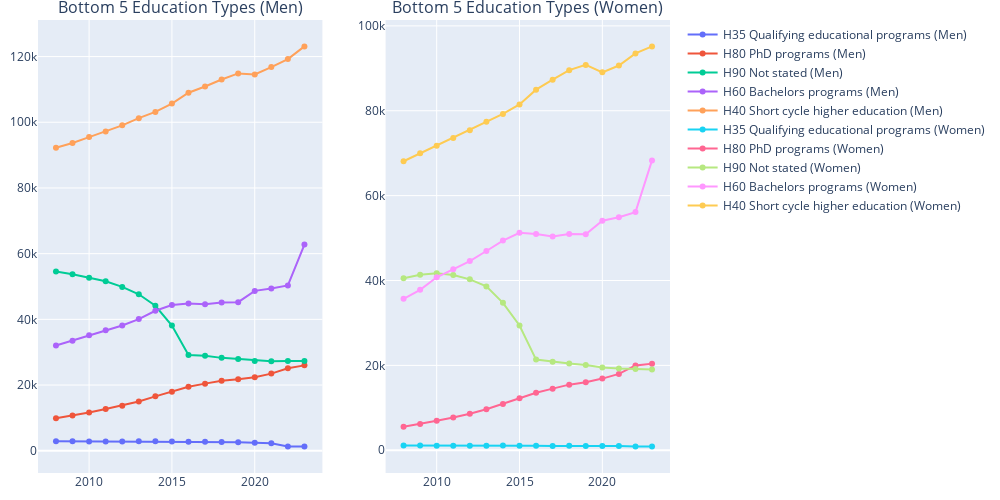

This figure's notebook cell:
### Markdown cell above
##  The Other Side of the Spectrum: Bottom 5 Education Types

Just as some fields are surging, others are quietly falling behind.

To complete the picture, we examine the **bottom 5 education types** for men and women respectively — the least pursued programs over the 15-year span from 2008 to 2023.

### Code cell
import pandas as pd
import plotly.graph_objects as go
from plotly.subplots import make_subplots

# Load Excel files
men_df = pd.read_excel("Men.xlsx")
women_df = pd.read_excel("Women.xlsx")

# Add gender label
men_df["Sex"] = "Men"
women_df["Sex"] = "Women"

# Combine datasets
combined_df = pd.concat([men_df, women_df], ignore_index=True)

# Detect year columns
year_cols = [col for col in combined_df.columns if col.isdigit()]

# Reshape to long format
long_df = combined_df.melt(
    id_vars=["Region", "Sex", "Education"],
    value_vars=year_cols,
    var_name="Year",
    value_name="Count"
)
long_df["Year"] = long_df["Year"].astype(int)

# Group by Education, Sex, Year
edu_year_totals = long_df.groupby(["Education", "Sex", "Year"])["Count"].sum().reset_index()

# Get total counts across all years
edu_totals = edu_year_totals.groupby(["Education", "Sex"])["Count"].sum().reset_index()

# Bottom 5 education types per sex
bottom5_men = edu_totals[edu_totals["Sex"] == "Men"].nsmallest(5, "Count")
bottom5_women = edu_totals[edu_totals["Sex"] == "Women"].nsmallest(5, "Count")

# Filter data
men_bottom5_data = edu_year_totals[
    (edu_year_totals["Sex"] == "Men") &
    (edu_year_totals["Education"].isin(bottom5_men["Education"]))
]
women_bottom5_data = edu_year_totals[
    (edu_year_totals["Sex"] == "Women") &
    (edu_year_totals["Education"].isin(bottom5_women["Education"]))
]

# Create subplots
fig = make_subplots(
    rows=1, cols=2,
    subplot_titles=[
        "Bottom 5 Education Types (Men)",
        "Bottom 5 Education Types (Women)"
    ]
)

# Plot for Men
for edu in bottom5_men["Education"]:
    data = men_bottom5_data[men_bottom5_data["Education"] == edu]
    fig.add_trace(go.Scatter(
        x=data["Year"], y=data["Count"],
        mode='lines+markers',
        name=f"{edu} (Men)"
    ), row=1, col=1)

# Plot for Women
for edu in bottom5_women["Education"]:
    data = women_bottom5_data[women_bottom5_data["Education"] == edu]
    fig.add_trace(go.Scatter(
        x=data["Year"], y=data["Count"],
        mode='lines+markers',
        name=f"{edu} (Women)"
    ), row=1, col=2)

# Layout adjustments
fig.update_layout(
    height=500,
    width=1000,
    margin=dict(l=10, r=10, t=20, b=20)
)

fig.write_html("bottom5_education_types_men_women.html")
fig.show()

### Figure 1 — Plotly figure (JSON) as saved in the notebook; plotly's stock layout.template omitted (floating-point values rounded to 4 significant figures)
{"data": [{"mode": "lines+markers", "name": "H35 Qualifying educational programs (Men)", "type": "scatter", "x": [2008, 2009, 2010, 2011, 2012, 2013, 2014, 2015, 2016, 2017, 2018, 2019, 2020, 2021, 2022, 2023], "xaxis": "x", "y": [2903, 2873, 2850, 2835, 2852, 2895, 2872, 2806, 2754, 2715, 2679, 2563, 2451, 2301, 1309, 1265], "yaxis": "y"}, {"mode": "lines+markers", "name": "H80 PhD programs (Men)", "type": "scatter", "x": [2008, 2009, 2010, 2011, 2012, 2013, 2014, 2015, 2016, 2017, 2018, 2019, 2020, 2021, 2022, 2023], "xaxis": "x", "y": [9914, 10716, 11665, 12690, 13733, 14976, 16557, 17976, 19507, 20435, 21300, 21753, 22371, 23484, 25094, 25996], "yaxis": "y"}, {"mode": "lines+markers", "name": "H90 Not stated (Men)", "type": "scatter", "x": [2008, 2009, 2010, 2011, 2012, 2013, 2014, 2015, 2016, 2017, 2018, 2019, 2020, 2021, 2022, 2023], "xaxis": "x", "y": [54554, 53750, 52637, 51599, 49876, 47642, 44128, 38094, 29164, 28896, 28277, 27928, 27359, 27219, 27296, 27288], "yaxis": "y"}, {"mode": "lines+markers", "name": "H60 Bachelors programs (Men)", "type": "scatter", "x": [2008, 2009, 2010, 2011, 2012, 2013, 2014, 2015, 2016, 2017, 2018, 2019, 2020, 2021, 2022, 2023], "xaxis": "x", "y": [32028, 33517, 35165, 36694, 38127, 40081, 42624, 44376, 44805, 44599, 45113, 45234, 48671, 49414, 50342, 62770], "yaxis": "y"}, {"mode": "lines+markers", "name": "H40 Short cycle higher education (Men)", "type": "scatter", "x": [2008, 2009, 2010, 2011, 2012, 2013, 2014, 2015, 2016, 2017, 2018, 2019, 2020, 2021, 2022, 2023], "xaxis": "x", "y": [92244, 93691, 95490, 97197, 99056, 101245, 103157, 105703, 109004, 110898, 113015, 114870, 114549, 116797, 119237, 123095], "yaxis": "y"}, {"mode": "lines+markers", "name": "H35 Qualifying educational programs (Women)", "type": "scatter", "x": [2008, 2009, 2010, 2011, 2012, 2013, 2014, 2015, 2016, 2017, 2018, 2019, 2020, 2021, 2022, 2023], "xaxis": "x2", "y": [1093, 1103, 1076, 1056, 1052, 1060, 1091, 1073, 1049, 1014, 1038, 1018, 1015, 983, 871, 861], "yaxis": "y2"}, {"mode": "lines+markers", "name": "H80 PhD programs (Women)", "type": "scatter", "x": [2008, 2009, 2010, 2011, 2012, 2013, 2014, 2015, 2016, 2017, 2018, 2019, 2020, 2021, 2022, 2023], "xaxis": "x2", "y": [5556, 6187, 6932, 7727, 8593, 9651, 10921, 12226, 13558, 14519, 15459, 16039, 16885, 17989, 19987, 20410], "yaxis": "y2"}, {"mode": "lines+markers", "name": "H90 Not stated (Women)", "type": "scatter", "x": [2008, 2009, 2010, 2011, 2012, 2013, 2014, 2015, 2016, 2017, 2018, 2019, 2020, 2021, 2022, 2023], "xaxis": "x2", "y": [40528, 41342, 41729, 41276, 40266, 38609, 34728, 29406, 21369, 20876, 20429, 20080, 19519, 19238, 19128, 19013], "yaxis": "y2"}, {"mode": "lines+markers", "name": "H60 Bachelors programs (Women)", "type": "scatter", "x": [2008, 2009, 2010, 2011, 2012, 2013, 2014, 2015, 2016, 2017, 2018, 2019, 2020, 2021, 2022, 2023], "xaxis": "x2", "y": [35671, 37796, 40753, 42677, 44573, 46947, 49404, 51237, 50953, 50348, 50969, 50916, 54086, 54913, 56112, 68294], "yaxis": "y2"}, {"mode": "lines+markers", "name": "H40 Short cycle higher education (Women)", "type": "scatter", "x": [2008, 2009, 2010, 2011, 2012, 2013, 2014, 2015, 2016, 2017, 2018, 2019, 2020, 2021, 2022, 2023], "xaxis": "x2", "y": [68093, 69954, 71740, 73582, 75399, 77395, 79250, 81486, 84964, 87308, 89559, 90803, 89045, 90660, 93504, 95160], "yaxis": "y2"}], "layout": {"annotations": [{"font": {"size": 16}, "showarrow": false, "text": "Bottom 5 Education Types (Men)", "x": 0.225, "xanchor": "center", "xref": "paper", "y": 1, "yanchor": "bottom", "yref": "paper"}, {"font": {"size": 16}, "showarrow": false, "text": "Bottom 5 Education Types (Women)", "x": 0.775, "xanchor": "center", "xref": "paper", "y": 1, "yanchor": "bottom", "yref": "paper"}], "height": 500, "margin": {"b": 20, "l": 10, "r": 10, "t": 20}, "width": 1000, "xaxis": {"anchor": "y", "domain": [0, 0.45]}, "xaxis2": {"anchor": "y2", "domain": [0.55, 1]}, "yaxis": {"anchor": "x", "domain": [0, 1]}, "yaxis2": {"anchor": "x2", "domain": [0, 1]}}}
